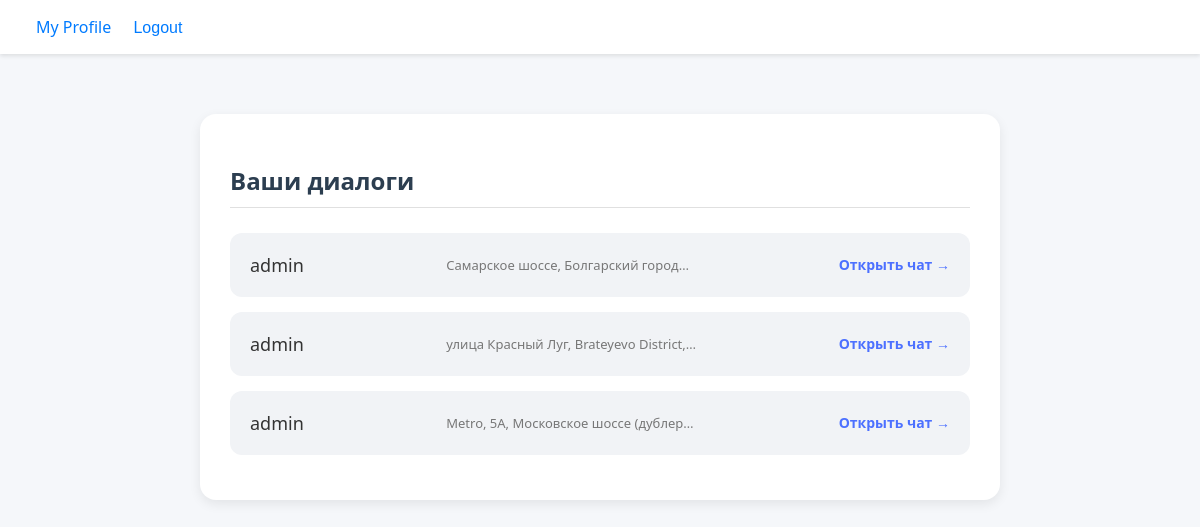
The app's page /dialogs/ (signed in) with its own data.
### main/models.py (models this page shows)
class Message(models.Model):
    from_user = models.ForeignKey(User, related_name='sent_messages', on_delete=models.CASCADE)
    to_user = models.ForeignKey(User, related_name='received_messages', on_delete=models.CASCADE)
    marker = models.ForeignKey(Marker, on_delete=models.CASCADE)
    text = models.TextField()
    timestamp = models.DateTimeField(auto_now_add=True)
    is_read = models.BooleanField(default=False)
    notification_type = models.CharField(max_length=50, blank=True, null=True)

class Marker(models.Model):
    TRANSPORT_CHOICES = [
        ('personal', 'Личный транспорт'),
        ('carsharing', 'Каршеринг'),
        ('taxi', 'Такси'),
        ('other', 'Другое'),
    ]
    is_active = models.BooleanField(default=True)
    title = models.CharField(max_length=100)
    user = models.ForeignKey(User, on_delete=models.CASCADE)
    transport_type = models.CharField(max_length=50, choices=TRANSPORT_CHOICES)
    other_transport = models.CharField(max_length=255, blank=True, null=True)
    people_count = models.IntegerField()
    start_point = models.CharField(max_length=255)
    start_lat = models.FloatField()
    start_lon = models.FloatField()
    end_point = models.CharField(max_length=255)
    end_lat = models.FloatField()
    end_lon = models.FloatField()
    landmark_photo = models.ImageField(upload_to='landmarks/', blank=True, null=True)
    landmark_description = models.TextField(blank=True, null=True)
    price = models.DecimalField(max_digits=10, decimal_places=2)
    active_from = models.DateTimeField()
    active_to = models.DateTimeField()
    comment = models.TextField(blank=True, null=True)
    telegram = models.CharField(max_length=255, blank=True, null=True)
    whatsapp = models.CharField(max_length=255, blank=True, null=True)
    vk = models.CharField(max_length=255, blank=True, null=True)
    phone_number = models.CharField(max_length=20, blank=True, null=True)
    users = models.JSONField(blank=False, null=False, default=dict)

### main/views.py (the view)
# urls.py: path('dialogs/', views.dialog_list, name='dialog_list'),
@login_required
def dialog_list(request):
    messages = Message.objects.filter(to_user=request.user).select_related('from_user', 'marker').order_by('-timestamp')
    unique_senders = {}
    for m in messages:
        key = (m.from_user.id, m.marker.id)
        if key not in unique_senders:
            unique_senders[key] = m
    return render(request, 'main/dialog_list.html', {'dialogs': unique_senders.values()})

### main/templates/main/dialog_list.html (shortened to what this page needs)
{% extends "main/base.html" %}
{% load static %}
{% block extra_css %}
<link href="{% static "css/dialogs.css" %}" rel="stylesheet" />
{% endblock %}
{% block content %}
<div class="dialog-container">
  <div class="dialog-card">
    <h2 class="dialog-title">Ваши диалоги</h2>
    {% if dialogs %}
      <ul class="dialog-list">
        {% for dialog in dialogs %}
          <li class="dialog-item">
            <a href="{% url 'chat_page' dialog.marker.id dialog.from_user.id %}" class="dialog-link">
              <div class="dialog-user">{{ dialog.from_user.username }}</div>
              <div class="dialog-route" title="{{ dialog.marker.start_point }} → {{ dialog.marker.end_point }}">
                {{ dialog.marker.start_point }} → {{ dialog.marker.end_point }}
              </div>
              <div class="dialog-button">Открыть чат →</div>
            </a>
          </li>
        {% endfor %}
      </ul>
    {% else %}
      <div class="dialog-empty">Нет активных диалогов.</div>
    {% endif %}
  </div>
</div>
{% endblock %}

### main/static/css/base.css (style rules this page uses)
body { margin: 0; font-family: 'Segoe UI', sans-serif; background-color: #f8f9fa; color: #333; }

### main/static/css/dialogs.css (style rules this page uses)
body { background-color: #f5f7fa; font-family: 'Segoe UI', sans-serif; margin: 0; padding: 0; }
.dialog-container { max-width: 800px; margin: 40px auto; padding: 20px; }
.dialog-card { background-color: #ffffff; border-radius: 16px; box-shadow: 0 4px 12px rgba(0, 0, 0, 0.08); padding: 30px; }
.dialog-title { font-size: 24px; font-weight: 600; margin-bottom: 25px; border-bottom: 1px solid #e0e0e0; padding-bottom: 10px; color: #2c3e50; }
.dialog-list { list-style: none; padding: 0; margin: 0; }
.dialog-item { background-color: #f1f3f6; border-radius: 12px; margin-bottom: 15px; transition: all 0.2s ease; }
.dialog-link { display: flex; justify-content: space-between; align-items: center; text-decoration: none; padding: 20px; color: #333; }
.dialog-user { font-size: 18px; font-weight: 500; }
.dialog-route { font-size: 13px; color: #777; max-width: 250px; white-space: nowrap; overflow: hidden; text-overflow: ellipsis; transition: all 0.3s ease; cursor: pointer; }
.dialog-button { font-size: 14px; font-weight: 600; color: #4c70ff; }

### records on screen
Message: from_user.username "admin", marker.start_point "Самарское шоссе, Болгарский город…"
Message: from_user.username "admin", marker.start_point "улица Красный Луг, Brateyevo District,…"
Message: from_user.username "admin", marker.start_point "Metro, 5А, Московское шоссе (дублер…"
